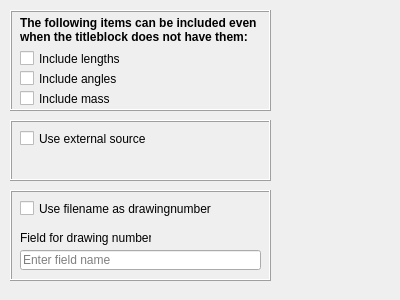
<?xml version="1.0" encoding="UTF-8"?>
<ui version="4.0">
 <class>Form</class>
 <widget class="QWidget" name="Form">
  <property name="geometry">
   <rect>
    <x>0</x>
    <y>0</y>
    <width>400</width>
    <height>300</height>
   </rect>
  </property>
  <property name="windowTitle">
   <string>Form</string>
  </property>
  <widget class="QFrame" name="frame">
   <property name="geometry">
    <rect>
     <x>10</x>
     <y>10</y>
     <width>261</width>
     <height>101</height>
    </rect>
   </property>
   <property name="frameShape">
    <enum>QFrame::Box</enum>
   </property>
   <property name="frameShadow">
    <enum>QFrame::Raised</enum>
   </property>
   <widget class="Gui::PrefCheckBox" name="IncludeAngleUnit">
    <property name="geometry">
     <rect>
      <x>10</x>
      <y>60</y>
      <width>121</width>
      <height>17</height>
     </rect>
    </property>
    <property name="text">
     <string>Include angles</string>
    </property>
    <property name="prefEntry" stdset="0">
     <cstring>IncludeAngle</cstring>
    </property>
    <property name="prefPath" stdset="0">
     <cstring>Mod\TechDrawTitleBlockUtility\UI</cstring>
    </property>
   </widget>
   <widget class="Gui::PrefCheckBox" name="IncludeLengthUnit">
    <property name="geometry">
     <rect>
      <x>10</x>
      <y>40</y>
      <width>121</width>
      <height>17</height>
     </rect>
    </property>
    <property name="text">
     <string>Include lengths</string>
    </property>
    <property name="prefEntry" stdset="0">
     <cstring>IncludeLength</cstring>
    </property>
    <property name="prefPath" stdset="0">
     <cstring>Mod\TechDrawTitleBlockUtility\UI</cstring>
    </property>
   </widget>
   <widget class="Gui::UrlLabel" name="urlLabel">
    <property name="geometry">
     <rect>
      <x>10</x>
      <y>0</y>
      <width>261</width>
      <height>41</height>
     </rect>
    </property>
    <property name="font">
     <font>
      <weight>75</weight>
      <bold>true</bold>
     </font>
    </property>
    <property name="text">
     <string>The following items can be included even when the titleblock does not have them:</string>
    </property>
    <property name="textFormat">
     <enum>Qt::RichText</enum>
    </property>
    <property name="wordWrap">
     <bool>true</bool>
    </property>
   </widget>
   <widget class="Gui::PrefCheckBox" name="IncludeMassUnit">
    <property name="geometry">
     <rect>
      <x>10</x>
      <y>80</y>
      <width>121</width>
      <height>17</height>
     </rect>
    </property>
    <property name="text">
     <string>Include mass</string>
    </property>
    <property name="prefEntry" stdset="0">
     <cstring>IncludeMass</cstring>
    </property>
    <property name="prefPath" stdset="0">
     <cstring>Mod\TechDrawTitleBlockUtility\UI</cstring>
    </property>
   </widget>
  </widget>
  <widget class="QFrame" name="frame_2">
   <property name="geometry">
    <rect>
     <x>10</x>
     <y>120</y>
     <width>261</width>
     <height>61</height>
    </rect>
   </property>
   <property name="frameShape">
    <enum>QFrame::Box</enum>
   </property>
   <property name="frameShadow">
    <enum>QFrame::Raised</enum>
   </property>
   <widget class="Gui::PrefCheckBox" name="UseExternalSource">
    <property name="geometry">
     <rect>
      <x>10</x>
      <y>10</y>
      <width>231</width>
      <height>17</height>
     </rect>
    </property>
    <property name="text">
     <string>Use external source</string>
    </property>
    <property name="prefEntry" stdset="0">
     <cstring>UseExternalSource</cstring>
    </property>
    <property name="prefPath" stdset="0">
     <cstring>Mod\\TechDrawTitleBlockUtility\\UI</cstring>
    </property>
   </widget>
   <widget class="Gui::PrefFileChooser" name="ExternalFileChooser">
    <property name="geometry">
     <rect>
      <x>10</x>
      <y>30</y>
      <width>241</width>
      <height>23</height>
     </rect>
    </property>
    <property name="filter">
     <string extracomment="*.xlsx"/>
    </property>
    <property name="prefEntry" stdset="0">
     <cstring>ExternalFile</cstring>
    </property>
    <property name="prefPath" stdset="0">
     <cstring>Mod\TechDrawTitleBlockUtility\UI</cstring>
    </property>
   </widget>
  </widget>
  <widget class="QFrame" name="frame_3">
   <property name="geometry">
    <rect>
     <x>10</x>
     <y>190</y>
     <width>261</width>
     <height>91</height>
    </rect>
   </property>
   <property name="frameShape">
    <enum>QFrame::Box</enum>
   </property>
   <property name="frameShadow">
    <enum>QFrame::Raised</enum>
   </property>
   <widget class="Gui::PrefCheckBox" name="UseFileName">
    <property name="geometry">
     <rect>
      <x>10</x>
      <y>10</y>
      <width>241</width>
      <height>17</height>
     </rect>
    </property>
    <property name="text">
     <string>Use filename as drawingnumber</string>
    </property>
    <property name="prefEntry" stdset="0">
     <cstring>UseFileName</cstring>
    </property>
    <property name="prefPath" stdset="0">
     <cstring>Mod\TechDrawTitleBlockUtility\UI</cstring>
    </property>
   </widget>
   <widget class="Gui::UrlLabel" name="urlLabel_2">
    <property name="geometry">
     <rect>
      <x>10</x>
      <y>40</y>
      <width>131</width>
      <height>16</height>
     </rect>
    </property>
    <property name="text">
     <string>Field for drawing number</string>
    </property>
   </widget>
   <widget class="Gui::AccelLineEdit" name="DrawingNumber">
    <property name="geometry">
     <rect>
      <x>10</x>
      <y>60</y>
      <width>241</width>
      <height>20</height>
     </rect>
    </property>
    <property name="inputMethodHints">
     <set>Qt::ImhNone</set>
    </property>
    <property name="inputMask">
     <string extracomment="Enter field name"/>
    </property>
    <property name="placeholderText">
     <string>Enter field name</string>
    </property>
    <property name="clearButtonEnabled">
     <bool>true</bool>
    </property>
   </widget>
  </widget>
 </widget>
 <customwidgets>
  <customwidget>
   <class>Gui::UrlLabel</class>
   <extends>QLabel</extends>
   <header>Gui/Widgets.h</header>
  </customwidget>
  <customwidget>
   <class>Gui::FileChooser</class>
   <extends>QWidget</extends>
   <header>Gui/FileDialog.h</header>
  </customwidget>
  <customwidget>
   <class>Gui::AccelLineEdit</class>
   <extends>QLineEdit</extends>
   <header>Gui/Widgets.h</header>
  </customwidget>
  <customwidget>
   <class>Gui::PrefFileChooser</class>
   <extends>Gui::FileChooser</extends>
   <header>Gui/PrefWidgets.h</header>
  </customwidget>
  <customwidget>
   <class>Gui::PrefCheckBox</class>
   <extends>QCheckBox</extends>
   <header>Gui/PrefWidgets.h</header>
  </customwidget>
 </customwidgets>
 <resources/>
 <connections/>
</ui>
